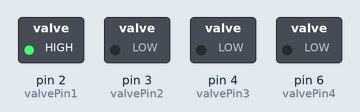
Recording of a sketch running on a simulated Arduino Uno, built with avr-gcc and run on an emulated ATmega328P. Shown: switched loads named in the sketch (green lamp = pin HIGH).

Above: at 0.4 s.
At 11.2 s:
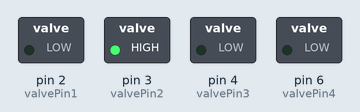
At 22.0 s:
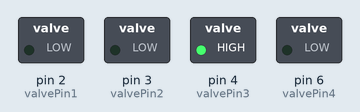
At 32.8 s:
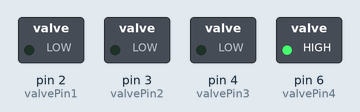
At 49.0 s:
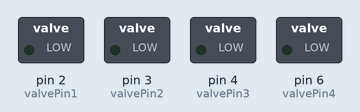
Timing chart, 0 to 56.2 s (numbered marks = the images above):
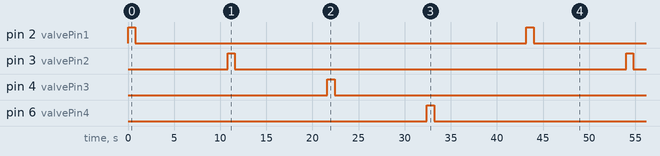

Measured:
- by itself, pin 2 (valvePin1), pin 3 (valvePin2), pin 4 (valvePin3), pin 6 (valvePin4): alternates HIGH for 0.80 s and LOW for 42.4 s
- by itself, everything shown: repeats every 43.2 s, in 8 steps

The sketch:

solenoid.ino
```cpp
int valvePin1=2;
int valvePin2=3;
int valvePin3=4;
int valvePin4=6;

void setup() {
pinMode(valvePin1,OUTPUT);
pinMode(valvePin2,OUTPUT);
pinMode(valvePin3,OUTPUT);
pinMode(valvePin4,OUTPUT);


}

void loop() {
  // put your main code here, to run repeatedly:
  digitalWrite(valvePin1, LOW);
digitalWrite(valvePin2, LOW);
digitalWrite(valvePin3, LOW);
digitalWrite(valvePin4, LOW);

digitalWrite(valvePin1, HIGH);
digitalWrite(valvePin2, LOW);
delay(800);
digitalWrite(valvePin1, LOW);
digitalWrite(valvePin2, LOW);
Serial.println("Valve 1 Open");
delay(10000);
digitalWrite(valvePin1, LOW);
digitalWrite(valvePin2, HIGH);
delay(800);
digitalWrite(valvePin1, LOW);
digitalWrite(valvePin2, LOW);
Serial.println("Valve 1 Closed");
delay(10000);
//valve2
digitalWrite(valvePin3, HIGH);
digitalWrite(valvePin4, LOW);
delay(800);
digitalWrite(valvePin3, LOW);
digitalWrite(valvePin4, LOW);
Serial.println("Valve 2 Open");
delay(10000);
digitalWrite(valvePin3, LOW);
digitalWrite(valvePin4, HIGH);
delay(800);
digitalWrite(valvePin3, LOW);
digitalWrite(valvePin4, LOW);
Serial.println("Valve 2 Closed");
delay(10000);


}
```
